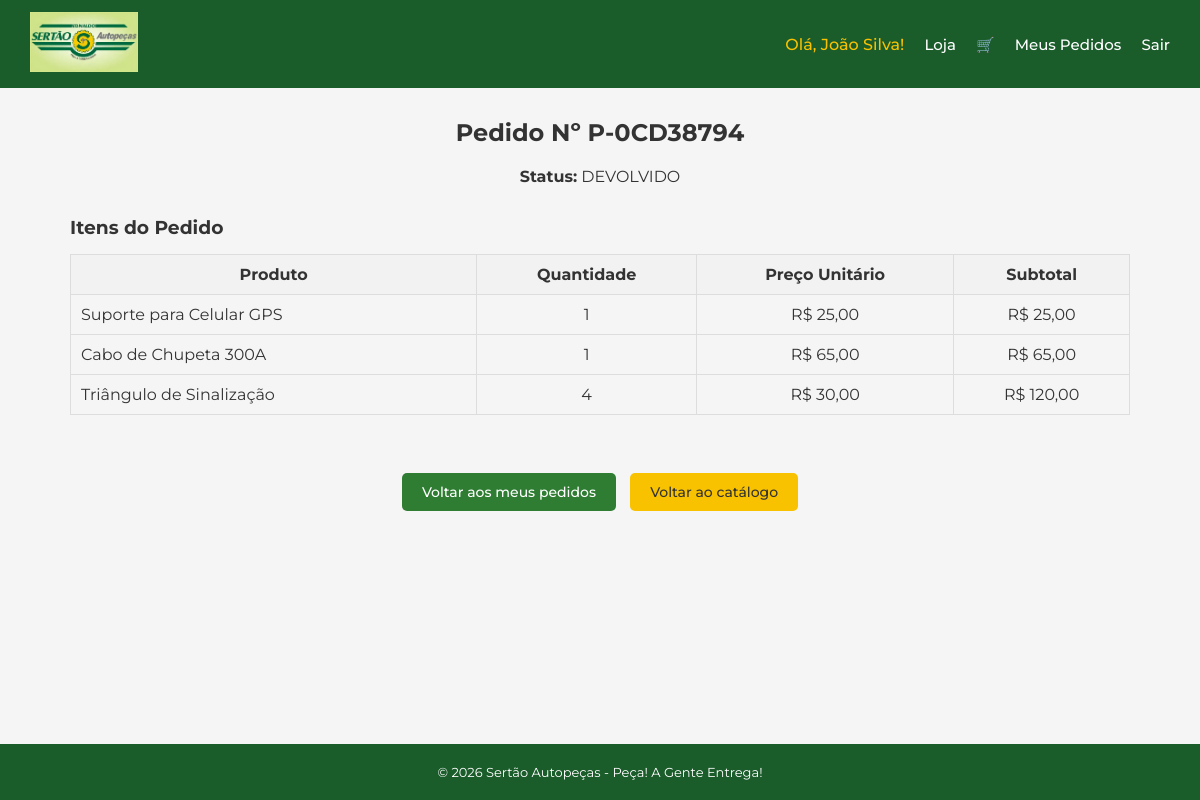
The app's page /meus-pedidos/P-0CD38794 (signed in) with its own data.
### app/models.py (models this page shows)
class Usuario(UserMixin, db.Model):
    id = db.Column(db.Integer, primary_key=True)
    nome = db.Column(db.String(100), nullable=False)
    email = db.Column(db.String(100), nullable=False, unique=True)
    senha = db.Column(db.String(100), nullable=False)
    perfil = db.Column(db.String(100), nullable=False)
    endereco = db.Column(db.String(200), nullable=True)
    cidade = db.Column(db.String(100), nullable=True)
    estado = db.Column(db.String(2), nullable=True)
    cep = db.Column(db.String(9), nullable=True)
    data_cadastro = db.Column(db.DateTime, default=agora_brasilia)
    pedidos = db.relationship('Pedido', back_populates='usuario')

class Pedido(db.Model):
    id = db.Column(db.Integer, primary_key=True)
    numero = db.Column(db.String, nullable=False, unique=True)
    data = db.Column(db.DateTime, default=agora_brasilia)
    status = db.Column(db.String, nullable=False)
    usuario_id = db.Column(db.Integer, db.ForeignKey('usuario.id'), nullable=False)
    usuario = db.relationship('Usuario', back_populates='pedidos')
    itens = db.relationship('ItemPedido', backref='pedido')

class Produto(db.Model):
    id = db.Column(db.Integer, primary_key=True)
    nome = db.Column(db.String(100), nullable=False)
    codigo = db.Column(db.String(100), nullable=False, unique=True)
    categoria = db.Column(db.String(100), nullable=False)
    preco = db.Column(db.Float, nullable=False)
    quantidade = db.Column(db.Integer, nullable=False, default=0)
    imagem = db.Column(db.String(200), nullable=True, default='default.jpg')

class ItemPedido(db.Model):
    id = db.Column(db.Integer, primary_key=True)
    pedido_id = db.Column(db.Integer, db.ForeignKey('pedido.id'), nullable=False)
    produto_id = db.Column(db.Integer, db.ForeignKey('produto.id'), nullable=False)
    quantidade = db.Column(db.Integer, nullable=False)
    preco_unitario = db.Column(db.Float, nullable=False)
    produto = db.relationship('Produto', backref='itens_pedido')

### app/routes/pedido.py (the view)
@pedido.route('/meus-pedidos/<numero>', methods=['GET'])
@login_required
def detalhe_pedido(numero):
    pedido_especifico = Pedido.query.filter_by(numero=numero).first_or_404()
    itens = ItemPedido.query.filter_by(pedido_id=pedido_especifico.id).all()
    itens_detalhados = []
    for item in itens:
        produto = Produto.query.get(item.produto_id)
        itens_detalhados.append({
            'nome': produto.nome,
            'quantidade': item.quantidade,
            'preco_unitario': item.preco_unitario,
            'subtotal': item.quantidade * item.preco_unitario
        })
    return render_template('pedido/detalhe.html', pedido=pedido_especifico, itens=itens_detalhados)

### app/models.py (called while the page is built)
@login_manager.user_loader
def load_user(user_id):
    return Usuario.query.get(int(user_id))

### app/templates/pedido/detalhe.html (shortened to what this page needs)
{% extends 'base.html' %}
{% block conteudo %}
<h2 style="text-align: center;">Pedido Nº {{ pedido.numero }}</h2>
<div style="margin-top: 20px; text-align: center;">
    <p><strong>Status:</strong> {{ pedido.status }}</p>
</div>
<h3 style="margin-top: 30px;">Itens do Pedido</h3>
{% if itens %}
<table style="width: 100%; border-collapse: collapse; margin-top: 15px;">
    <thead>
        <tr style="background-color: #f2f2f2;">
            <th style="padding: 10px; border: 1px solid #ddd;">Produto</th>
            <th style="padding: 10px; border: 1px solid #ddd;">Quantidade</th>
            <th style="padding: 10px; border: 1px solid #ddd;">Preço Unitário</th>
            <th style="padding: 10px; border: 1px solid #ddd;">Subtotal</th>
        </tr>
    </thead>
    <tbody>
        {% for item in itens %}
        <tr>
            <td style="padding: 10px; border: 1px solid #ddd;">
                {{ item.nome }}
            </td>
            <td style="padding: 10px; border: 1px solid #ddd; text-align: center;">
                {{ item.quantidade }}
            </td>
            <td style="padding: 10px; border: 1px solid #ddd; text-align: center;">
                R$ {{ item.preco_unitario | moeda }}
            </td>
            <td style="padding: 10px; border: 1px solid #ddd; text-align: center;">
                R$ {{ (item.quantidade * item.preco_unitario) | moeda }}
            </td>
        </tr>
        {% endfor %}
    </tbody>
</table>
{% else %}
    <p>Este pedido não possui itens.</p>
{% endif %}
<br><br>
<div style="text-align: center; margin-top: 20px;">
    <a href="/meus-pedidos" class="btn btn-secondary" style="margin-right: 10px">
        Voltar aos meus pedidos
    </a>
    <a href="/loja" class="btn btn-primary">
        Voltar ao catálogo
    </a>
</div>
{% endblock %}

### app/templates/base.html (shortened to what this page needs)
<!DOCTYPE html>
<html lang="pt-BR">
<head>
    <link rel="stylesheet" href="{{ url_for('static', filename='css/base.css') }}">
    <link rel="stylesheet" href="{{ url_for('static', filename='css/layout.css') }}">
    <link rel="stylesheet" href="{{ url_for('static', filename='css/componentes.css') }}">
    <link rel="stylesheet" href="{{ url_for('static', filename='css/utils.css') }}">
    <link rel="stylesheet" href="{{ url_for('static', filename='css/carrinho.css') }}">
    <link rel="stylesheet" href="{{ url_for('static', filename='css/toast.css') }}">
</head>
<body>
<nav class="navbar">
    <a href="/loja">
        <img src="{{ url_for('static', filename='uploads/logo.jpeg') }}" alt="Sertão Autopeças">
    </a>
    <div class="navbar-links" id="navbar-links">
        {% if current_user.is_authenticated %}
            <span class="navbar-user">Olá, {{ current_user.nome }}!</span>
            {% if current_user.perfil == 'CLIENTE' %}
                <a href="/loja">Loja</a>
                <a href="/carrinho" aria-label="Carrinho" style="position: relative; text-decoration: none; color: white;">
                    🛒
                </a>
                <a href="/meus-pedidos">Meus Pedidos</a>
            {% else %}
                <a href="/admin">Painel Administrativo</a>
                <a href="/">Loja</a>
                <a href="/admin/clientes">Clientes</a>
                <a href="/admin/pedidos">Pedidos</a>
                <a href="/admin/devolucoes">Devoluções</a>
            {% endif %}
            <a href="/logout">Sair</a>
        {% else %}
            <a href="/loja">Loja</a>
            <a href="/login">Login</a>
            <a href="/cadastro">Cadastre-se</a>
        {% endif %}
    </div>
</nav>
<div class="container">
    {% block conteudo %}{% endblock %}
</div>
<footer class="footer">
    <p>© 2026 Sertão Autopeças - Peça! A Gente Entrega!</p>
</footer>
</body>
</html>

### app/static/css/base.css (style rules this page uses)
* { margin: 0; padding: 0; box-sizing: border-box; }
body { font-family: 'Montserrat', sans-serif; background-color: #f5f5f5; color: #333333; display: flex; flex-direction: column; min-height: 100vh; }

### app/static/css/layout.css (style rules this page uses)
.navbar { background-color: #1a5c2a; padding: 12px 30px; display: flex; align-items: center; justify-content: space-between; }
.navbar img { height: 60px; }
.navbar-links { display: flex; align-items: center; gap: 20px; }
.navbar-links a { color: #ffffff; text-decoration: none; font-weight: 500; font-size: 15px; }
.navbar-user { color: #f9c200; font-weight: 500; }
.container { max-width: 1100px; width: 100%; margin: 30px auto; padding: 0 20px; flex: 1; }
.footer { background-color: #1a5c2a; color: #ffffff; text-align: center; padding: 20px; font-size: 13px; }

### app/static/css/componentes.css (style rules this page uses)
.btn { display: inline-block; padding: 10px 20px; border: none; border-radius: 5px; cursor: pointer; font-size: 14px; font-weight: 500; text-decoration: none; }
.btn-primary { background-color: #f9c200; color: #333333; }
.btn-secondary { background-color: #2e7d32; color: white; }

### records on screen
Usuario: nome "João Silva"
Pedido: numero "P-0CD38794", status "DEVOLVIDO"
Produto: nome "Suporte para Celular GPS"
ItemPedido: preco_unitario|moeda "25,00", (item.quantidade*item.preco_unitario)|moeda "25,00"
Produto: nome "Cabo de Chupeta 300A"
ItemPedido: preco_unitario|moeda "65,00", (item.quantidade*item.preco_unitario)|moeda "65,00"
Produto: nome "Triângulo de Sinalização"
ItemPedido: preco_unitario|moeda "30,00", (item.quantidade*item.preco_unitario)|moeda "120,00"

### other values on screen
{{ item.quantidade }} "1" "1" "4"
